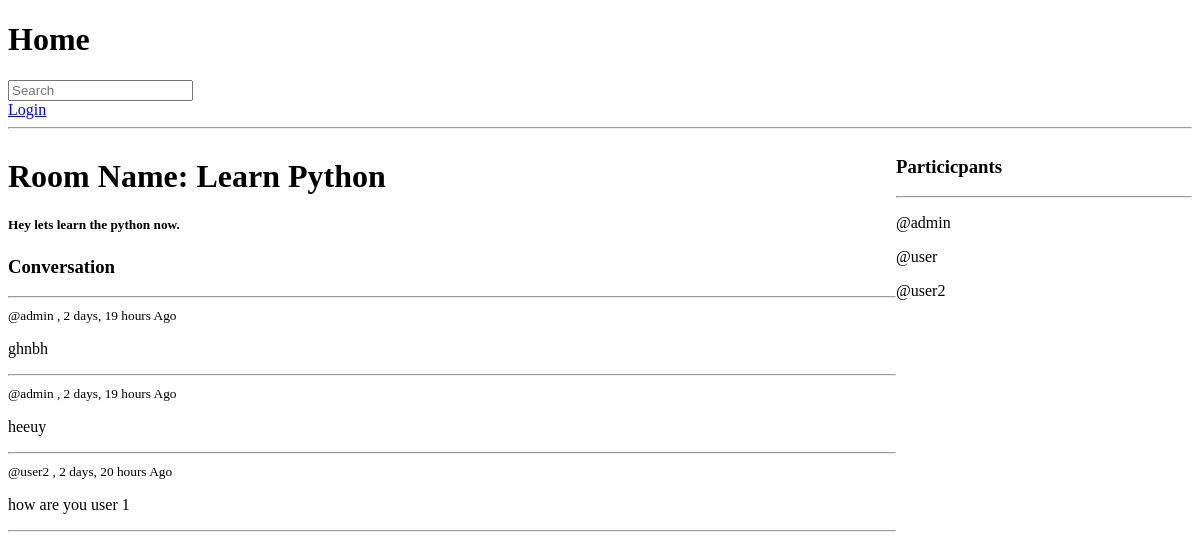
Page /room/10/ on the earlier database version.
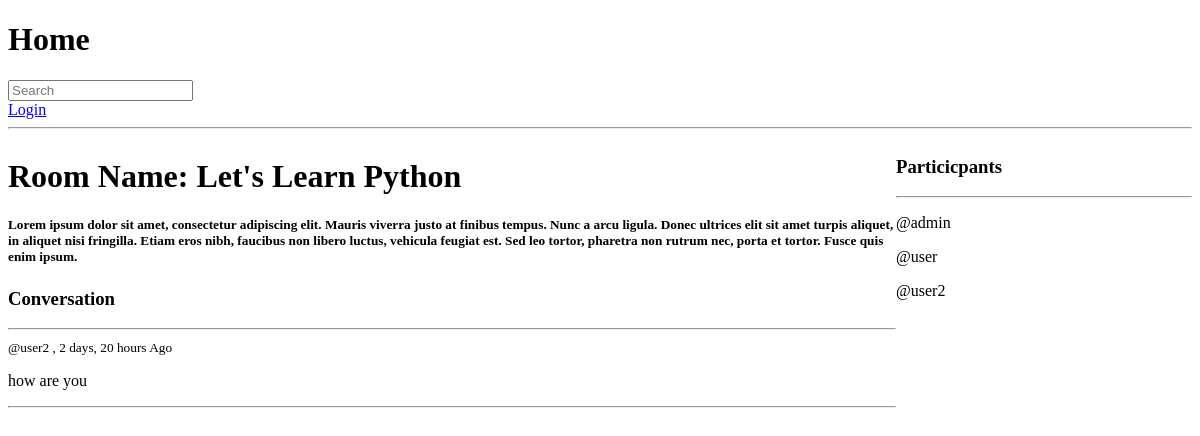
Same page on the later database version.
### base/models.py (models this page shows, shortened)
class Room(models.Model):
    host = models.ForeignKey(User , on_delete=models.SET_NULL , null=True)
    topic = models.ForeignKey(Topic , on_delete=models.SET_NULL , null=True)
    name = models.CharField(max_length=200)
    description  = models.TextField(null=True , blank=True)
    participants = models.ManyToManyField(User , related_name='participants' , blank=True)
    updated = models.DateTimeField(auto_now=True)
    created = models.DateTimeField(auto_now_add = True)
    class Meta:
        ordering = ['-updated' , '-created']

class Message(models.Model):
    user = models.ForeignKey(User , on_delete=models.CASCADE)
    room = models.ForeignKey(Room , on_delete=models.CASCADE)
    body = models.TextField()
    updated = models.DateTimeField(auto_now=True)
    created = models.DateTimeField(auto_now_add = True)
    class Meta:
        ordering = ['-updated' , '-created']

### base/views.py (the view, shortened to what this page needs)
# urls.py: path('room/<str:pk>/' , views.room , name = 'room'),
def room(request, pk):
    room = Room.objects.get(id=pk)
    participants = room.participants.all()
    room_messages = room.message_set.all()
    context = {'room' : room  , 'room_messages' : room_messages , 'participants' : participants}
    return render (request , 'base/room.html' , context)

### base/templates/base/room.html (shortened to what this page needs)
{% extends 'main.html' %}
{% block content %}
<div class="room-container">
    <div>
        <h1>Room Name: {{room.name}}</h1>
        <h5>{{room.description}} </h5>
        <div class="comment_wrapper">
            <h3>Conversation</h3>
            <hr>
            {% for message in room_messages %}
            <div>
                <small>@{{message.user}}  ,   {{message.created | timesince}} Ago </small>
                <p>{{message.body}}</p>
                <hr>
            </div>
            {% endfor %}
        </div>
    </div>
        <div>
            <h3>Particicpants</h3>
            <hr>
            {% for user in participants  %}
                <div>
                    <p>@{{user.username}}</p>
                </div>
            {% endfor %}
        </div>
</div>
{% endblock content%}

Differences in the rows shown:
removed Message: user "admin", created "2 days, 19 hours", body "ghnbh"
removed Message: user "admin", created "2 days, 19 hours", body "heeuy"
changed Room: name "Learn Python" → "Let's Learn Python"; description "Hey lets learn the python now." → "Lorem ipsum dolor sit amet, consectetur adipiscing elit. Mauris viverra justo at finibus tempus. Nunc a arcu ligula. Donec ultrices elit sit amet turpis aliquet, in aliquet nisi fringilla. Etiam eros nibh, faucibus non libero luctus, vehicula feugiat est. Sed leo tortor, pharetra non rutrum nec, porta et tortor. Fusce quis enim ipsum."
changed Message "user2": body "how are you user 1" → "how are you"
